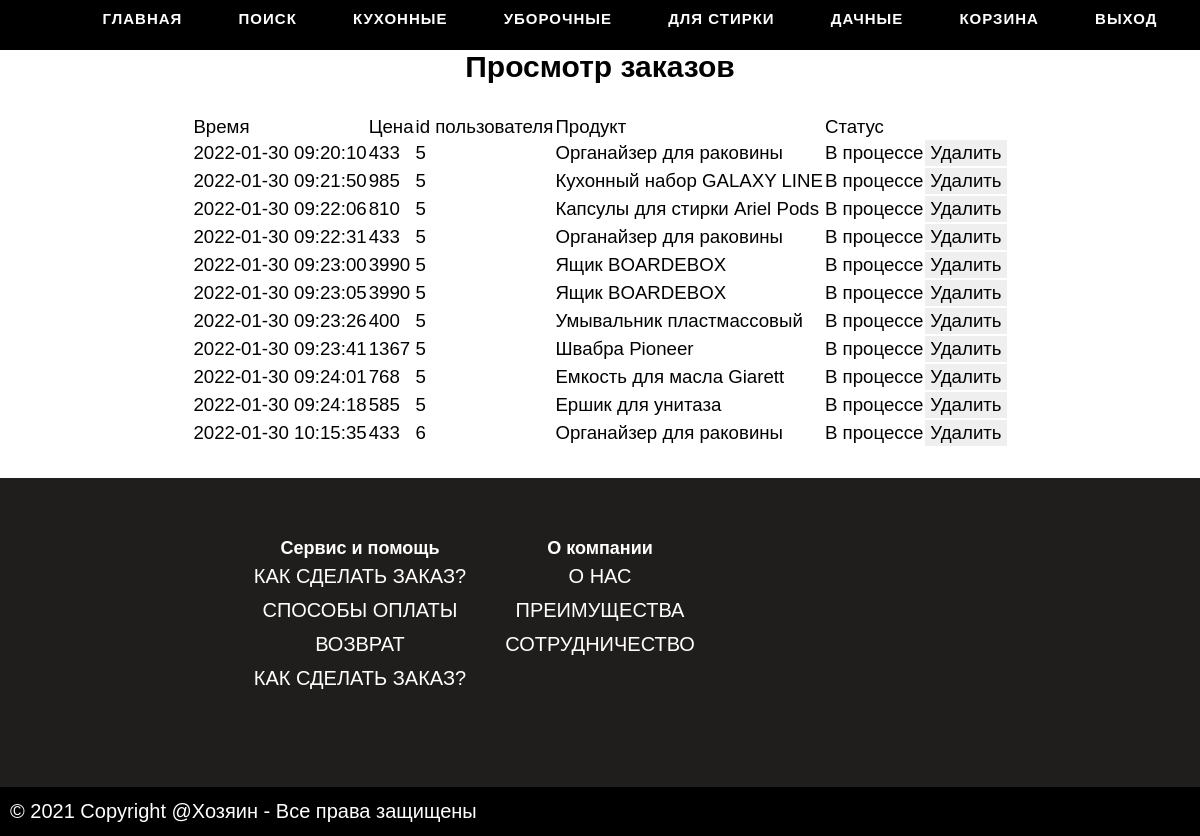
Page /ord.php (signed in) on the committed database.
### tables this page shows
CREATE TABLE `ord` (
  `id` int(11) NOT NULL,
  `time` varchar(20) NOT NULL,
  `price` float NOT NULL,
  `user_id` int(11) NOT NULL,
  `product` text NOT NULL,
  `status` enum('closed','processed','overdue') NOT NULL
);

### include/mysqli.php (called while the page is built, shortened)
<?php
	function db_connect($host = "localhost", $login = "root", $password = "root", $db = "lomakina_db") {
		$err = false;
		$conn = @mysqli_connect($host, $login, $password, $db);
		if($conn)
			return $err;
		else {
			return $err = true;
		}
	}

### ord.php (the view, shortened to what this page needs)
<?php
	require_once "include/mysqli.php";
?>
<!DOCTYPE html>
<head>
    <?php require_once "elements/head.php"; ?>
    <link rel="stylesheet" href="style/style.css">
</head>
<body>
<?php require_once "elements/header.php"; ?>
<center><h2>Просмотр заказов</h2>
	<form id="main" style="font-size: 14pt" method="post">
		<table>
			<tr>
				<td>Время</td>
				<td>Цена</td>
				<td>id пользователя</td>
				<td>Продукт</td>
				<td>Статус</td>
			</tr>
			<?php
				if(!db_connect())
				{
					$query = "SELECT * FROM ord";
					$res2 = mysqli_query($conn, $query);
					while ($result = mysqli_fetch_array($res2)) {
						if($result['status'] == 'closed') {
							$st = "Закрыт";
						}elseif($result['status'] == 'processed'){
							$st = "В процессе";
						}else{
							$st = "Просрочен";
						}
						$prod = json_decode($result['product'], true);
						echo <<<_OUT
							<tr>
								<td>{$result['time']}</td>
								<td>{$result['price']}</td>
								<td>{$result['user_id']}</td>
								<td>{$prod[0]['name']}</td>
								<td>$st</td>
								<td><button name="delord" value="{$result['id']}">Удалить</button></td>
							</tr>
_OUT;
					}
				}
				else
				{
					$error = "Ошибка подключения!";
				}
			?>
		</table>
	</form>
</center>
</body>
<footer>
    <?php require_once "elements/footer.php"; ?>
</footer>

### style/main.css (style rules this page uses)
body { max-width: 100%; min-width: 100%; width: 100%; margin: 0 auto; }
* { box-sizing: border-box; margin: 0; }

### style/style.css (style rules this page uses)
body { background-attachment: fixed; font-family: Arial; margin: 0px; }
button { font-size: 14pt; border: none; text-align: center; padding: 2px 5px; }
#main { font-size: 20pt; height: auto; margin: 20px auto; padding: 10px; }

### rows in the picture
ord: time "2022-01-30 09:20:10", price "433", user "5", product "Органайзер для раковины", status "В процессе"
ord: time "2022-01-30 09:21:50", price "985", user "5", product "Кухонный набор GALAXY LINE", status "В процессе", $result['id'] 6 (drawn)
ord: time "2022-01-30 09:22:06", price "810", user "5", product "Капсулы для стирки Ariel Pods", status "В процессе", $result['id'] 7 (drawn)
ord: time "2022-01-30 09:22:31", price "433", user "5", product "Органайзер для раковины", status "В процессе", $result['id'] 8 (drawn)
ord: time "2022-01-30 09:23:00", price "3990", user "5", product "Ящик BOARDEBOX", status "В процессе", $result['id'] 9 (drawn)
ord: time "2022-01-30 09:23:05", price "3990", user "5", product "Ящик BOARDEBOX", status "В процессе", $result['id'] 10 (drawn)
ord: time "2022-01-30 09:23:26", price "400", user "5", product "Умывальник пластмассовый", status "В процессе", $result['id'] 11 (drawn)
ord: time "2022-01-30 09:23:41", price "1367", user "5", product "Швабра Pioneer", status "В процессе", $result['id'] 12 (drawn)
ord: time "2022-01-30 09:24:01", price "768", user "5", product "Емкость для масла Giarett", status "В процессе", $result['id'] 13 (drawn)
ord: time "2022-01-30 09:24:18", price "585", user "5", product "Ершик для унитаза", status "В процессе", $result['id'] 14 (drawn)
ord: time "2022-01-30 10:15:35", price "433", user "6", product "Органайзер для раковины", status "В процессе", $result['id'] 15 (drawn)

### other values in the picture
$trash "КОРЗИНА"
